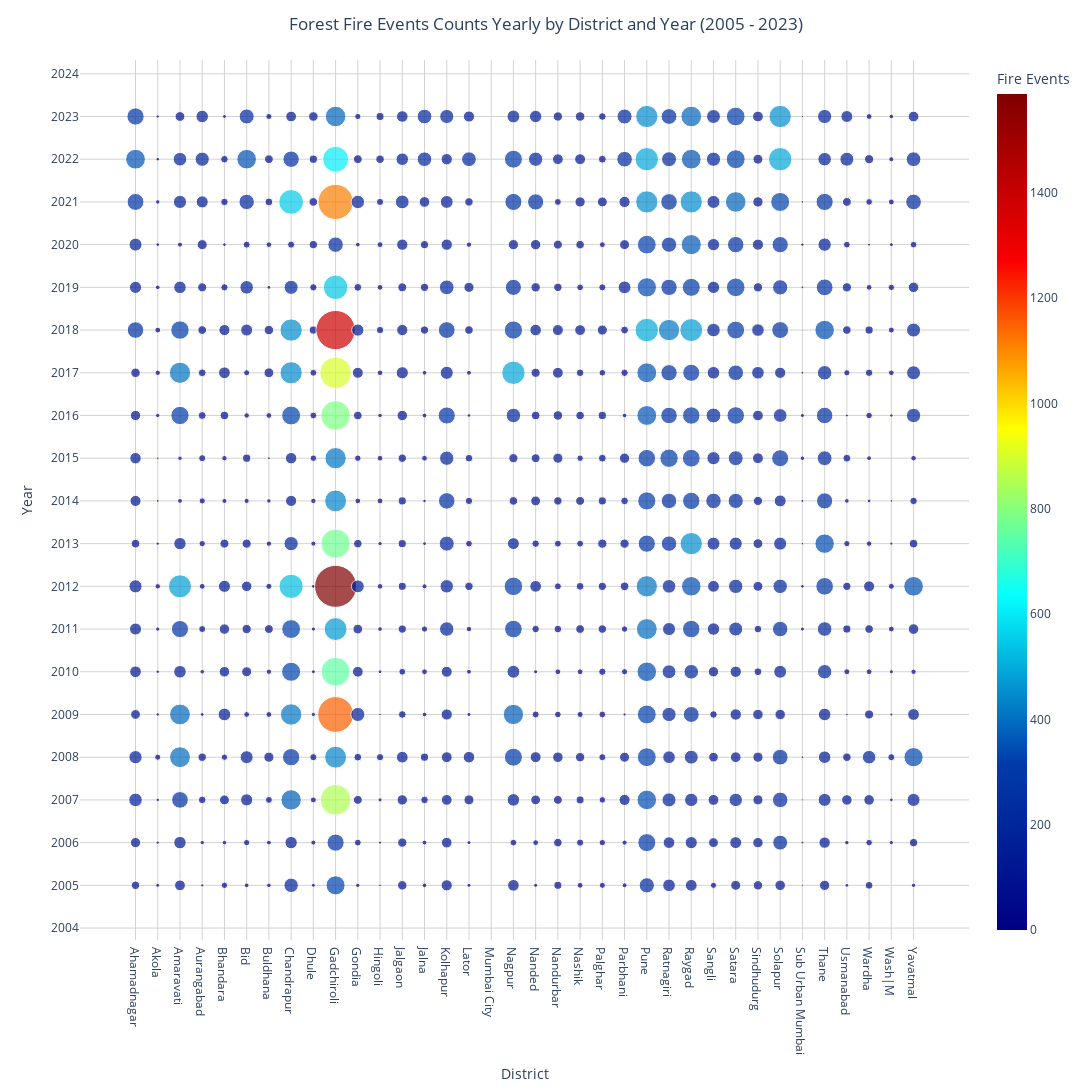

Notebook code cell kept with this figure:
### Code cell
import pandas as pd
import plotly.express as px

# Load your CSV data
file_path = "D:/IIT_BOMBAY/October/MHA_DISTRICT_WISE/CSV/fire event monthly.csv"
df = pd.read_csv(file_path)

# Assuming the CSV has 'District' and yearly columns like '2005', '2010', etc.
# Reshape the dataframe to have columns 'District', 'Year', and 'FireEvents'
df = df.melt(id_vars=['District'], var_name='Year', value_name='FireEvents')

# Convert 'Year' to an integer, ignoring non-numeric year entries
df['Year'] = pd.to_numeric(df['Year'], errors='coerce')
df.dropna(subset=['Year'], inplace=True)  # Remove rows where Year is NaN
df['Year'] = df['Year'].astype(int)  # Ensure 'Year' is integer

# Create a complete range of years (e.g., 2005 to 2023)
min_year = 2005
max_year = 2023
all_years = pd.DataFrame({'Year': range(min_year, max_year + 1)})

# Merge the complete range of years with each district to ensure all years are included
df_complete = df.merge(all_years, on='Year', how='right', sort=True)

# Fill missing 'District' and 'FireEvents' data appropriately
df_complete['District'].fillna(method='ffill', inplace=True)  # Forward fill District names
df_complete['FireEvents'].fillna(0, inplace=True)  # Fill missing fire events with 0

# Sort the dataframe by 'District' for better clarity
df_complete = df_complete.sort_values("District", ascending=True)

# Create the scatter plot with continuous year representation
fig = px.scatter(
    df_complete, y='Year', x='District', color='FireEvents', size='FireEvents', size_max=200,
    color_continuous_scale=px.colors.sequential.Jet, 
    labels={"FireEvents": "Fire Events"}
)

# Customize layout
fig.update_layout(
    paper_bgcolor="white",
    plot_bgcolor="white",
    height=1300, width=1200,
    title="Forest Fire Events Counts Yearly by District and Year (2005 - 2023)",
    title_x=0.5,
    xaxis=dict(tickmode='linear', dtick=1),  # Continuous ticks for Districts
    yaxis=dict(tickmode='linear', dtick=1),  # Continuous ticks for Years
)

# Add gridlines for better readability
fig.update_yaxes(showgrid=True, gridwidth=1, gridcolor='LightGray')
fig.update_xaxes(showgrid=True, gridwidth=1, gridcolor='LightGray')

# Customize colorbar
fig.update_coloraxes(colorbar=dict(title='Fire Events'))

# Adjust marker sizing for better visualization
fig.update_traces(marker=dict(sizeref=1.8))

# Show the legend
fig.update_layout(showlegend=True)

# Show the plot
fig.show()

### Figure 1 — Plotly figure (JSON) as saved in the notebook; plotly's stock layout.template omitted (floating-point values rounded to 4 significant figures; data arrays with more than 128 entries replaced by an {"elided": "..."} marker saying what was removed)
{"data": [{"hovertemplate": "District=%{x}<br>Year=%{y}<br>Fire Events=%{marker.color}<extra></extra>", "legendgroup": "", "marker": {"color": {"elided": "684 int values"}, "coloraxis": "coloraxis", "size": {"elided": "684 int values"}, "sizemode": "area", "sizeref": 1.8, "symbol": "circle"}, "mode": "markers", "name": "", "orientation": "v", "showlegend": false, "type": "scatter", "x": {"elided": "684 str values"}, "xaxis": "x", "y": {"elided": "684 int values"}, "yaxis": "y"}], "layout": {"coloraxis": {"colorbar": {"title": {"text": "Fire Events"}}, "colorscale": [[0, "rgb(0,0,131)"], [0.2, "rgb(0,60,170)"], [0.4, "rgb(5,255,255)"], [0.6, "rgb(255,255,0)"], [0.8, "rgb(250,0,0)"], [1, "rgb(128,0,0)"]]}, "height": 1300, "legend": {"itemsizing": "constant", "tracegroupgap": 0}, "margin": {"t": 60}, "paper_bgcolor": "white", "plot_bgcolor": "white", "showlegend": true, "title": {"text": "Forest Fire Events Counts Yearly by District and Year (2005 - 2023)", "x": 0.5}, "width": 1200, "xaxis": {"anchor": "y", "domain": [0, 1], "dtick": 1, "gridcolor": "LightGray", "gridwidth": 1, "showgrid": true, "tickmode": "linear", "title": {"text": "District"}}, "yaxis": {"anchor": "x", "domain": [0, 1], "dtick": 1, "gridcolor": "LightGray", "gridwidth": 1, "showgrid": true, "tickmode": "linear", "title": {"text": "Year"}}}}
